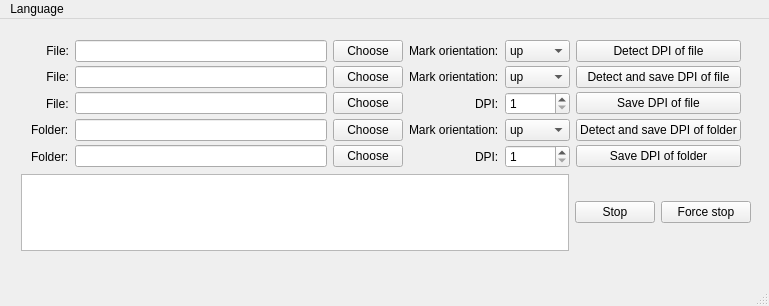
<?xml version="1.0" encoding="UTF-8"?>
<ui version="4.0">
 <class>openDPIdetectorGui</class>
 <widget class="QMainWindow" name="openDPIdetectorGui">
  <property name="enabled">
   <bool>true</bool>
  </property>
  <property name="geometry">
   <rect>
    <x>0</x>
    <y>0</y>
    <width>769</width>
    <height>306</height>
   </rect>
  </property>
  <property name="sizePolicy">
   <sizepolicy hsizetype="Fixed" vsizetype="Fixed">
    <horstretch>0</horstretch>
    <verstretch>0</verstretch>
   </sizepolicy>
  </property>
  <property name="minimumSize">
   <size>
    <width>769</width>
    <height>306</height>
   </size>
  </property>
  <property name="maximumSize">
   <size>
    <width>769</width>
    <height>306</height>
   </size>
  </property>
  <property name="windowTitle">
   <string notr="true">Open DPI Detector</string>
  </property>
  <widget class="QWidget" name="centralWidget">
   <widget class="QWidget" name="verticalLayoutWidget">
    <property name="geometry">
     <rect>
      <x>10</x>
      <y>10</y>
      <width>752</width>
      <height>233</height>
     </rect>
    </property>
    <layout class="QVBoxLayout" name="verticalLayout">
     <item>
      <layout class="QGridLayout" name="gridLayout">
       <property name="sizeConstraint">
        <enum>QLayout::SetNoConstraint</enum>
       </property>
       <property name="leftMargin">
        <number>10</number>
       </property>
       <property name="rightMargin">
        <number>10</number>
       </property>
       <property name="horizontalSpacing">
        <number>6</number>
       </property>
       <property name="verticalSpacing">
        <number>4</number>
       </property>
       <item row="1" column="0" alignment="Qt::AlignRight">
        <widget class="QLabel" name="dwFiLabel">
         <property name="text">
          <string>File:</string>
         </property>
         <property name="alignment">
          <set>Qt::AlignRight|Qt::AlignTrailing|Qt::AlignVCenter</set>
         </property>
        </widget>
       </item>
       <item row="2" column="5">
        <widget class="QPushButton" name="wFiActionButton">
         <property name="minimumSize">
          <size>
           <width>160</width>
           <height>0</height>
          </size>
         </property>
         <property name="maximumSize">
          <size>
           <width>180</width>
           <height>16777215</height>
          </size>
         </property>
         <property name="text">
          <string>Save DPI of file</string>
         </property>
        </widget>
       </item>
       <item row="2" column="0" alignment="Qt::AlignRight">
        <widget class="QLabel" name="wFiLabel">
         <property name="text">
          <string>File:</string>
         </property>
        </widget>
       </item>
       <item row="2" column="1">
        <widget class="QLineEdit" name="wFiLineEdit">
         <property name="readOnly">
          <bool>true</bool>
         </property>
        </widget>
       </item>
       <item row="0" column="0" alignment="Qt::AlignRight">
        <widget class="QLabel" name="dFiLabel">
         <property name="text">
          <string>File:</string>
         </property>
         <property name="alignment">
          <set>Qt::AlignRight|Qt::AlignTrailing|Qt::AlignVCenter</set>
         </property>
        </widget>
       </item>
       <item row="2" column="3" alignment="Qt::AlignRight">
        <widget class="QLabel" name="wFiDpiLabel">
         <property name="text">
          <string>DPI:</string>
         </property>
        </widget>
       </item>
       <item row="3" column="4">
        <widget class="QComboBox" name="dwFoOrientationComboBox">
         <property name="minimumSize">
          <size>
           <width>65</width>
           <height>0</height>
          </size>
         </property>
         <property name="maximumSize">
          <size>
           <width>16777215</width>
           <height>16777215</height>
          </size>
         </property>
         <property name="whatsThis">
          <string notr="true"/>
         </property>
         <item>
          <property name="text">
           <string>up</string>
          </property>
         </item>
         <item>
          <property name="text">
           <string>right</string>
          </property>
         </item>
         <item>
          <property name="text">
           <string>down</string>
          </property>
         </item>
         <item>
          <property name="text">
           <string>left</string>
          </property>
         </item>
        </widget>
       </item>
       <item row="3" column="1">
        <widget class="QLineEdit" name="dwFoLineEdit">
         <property name="readOnly">
          <bool>true</bool>
         </property>
        </widget>
       </item>
       <item row="3" column="2">
        <widget class="QPushButton" name="dwFoChooseButton">
         <property name="maximumSize">
          <size>
           <width>70</width>
           <height>16777215</height>
          </size>
         </property>
         <property name="text">
          <string>Choose</string>
         </property>
        </widget>
       </item>
       <item row="3" column="5">
        <widget class="QPushButton" name="dwFoActionButton">
         <property name="minimumSize">
          <size>
           <width>160</width>
           <height>0</height>
          </size>
         </property>
         <property name="maximumSize">
          <size>
           <width>180</width>
           <height>16777215</height>
          </size>
         </property>
         <property name="text">
          <string>Detect and save DPI of folder</string>
         </property>
        </widget>
       </item>
       <item row="1" column="5">
        <widget class="QPushButton" name="dwFiActionButton">
         <property name="minimumSize">
          <size>
           <width>160</width>
           <height>0</height>
          </size>
         </property>
         <property name="maximumSize">
          <size>
           <width>180</width>
           <height>16777215</height>
          </size>
         </property>
         <property name="text">
          <string>Detect and save DPI of file</string>
         </property>
        </widget>
       </item>
       <item row="1" column="4">
        <widget class="QComboBox" name="dwFiOrientationComboBox">
         <property name="minimumSize">
          <size>
           <width>65</width>
           <height>0</height>
          </size>
         </property>
         <property name="maximumSize">
          <size>
           <width>16777215</width>
           <height>16777215</height>
          </size>
         </property>
         <property name="whatsThis">
          <string notr="true"/>
         </property>
         <item>
          <property name="text">
           <string>up</string>
          </property>
         </item>
         <item>
          <property name="text">
           <string>right</string>
          </property>
         </item>
         <item>
          <property name="text">
           <string>down</string>
          </property>
         </item>
         <item>
          <property name="text">
           <string>left</string>
          </property>
         </item>
        </widget>
       </item>
       <item row="4" column="3" alignment="Qt::AlignRight">
        <widget class="QLabel" name="wFoDpiLabel">
         <property name="text">
          <string>DPI:</string>
         </property>
        </widget>
       </item>
       <item row="2" column="2">
        <widget class="QPushButton" name="wFiChooseButton">
         <property name="maximumSize">
          <size>
           <width>70</width>
           <height>16777215</height>
          </size>
         </property>
         <property name="text">
          <string>Choose</string>
         </property>
        </widget>
       </item>
       <item row="3" column="3" alignment="Qt::AlignRight">
        <widget class="QLabel" name="dwFoOrientationLabel">
         <property name="text">
          <string>Mark orientation:</string>
         </property>
        </widget>
       </item>
       <item row="0" column="5">
        <widget class="QPushButton" name="dFiActionButton">
         <property name="minimumSize">
          <size>
           <width>160</width>
           <height>0</height>
          </size>
         </property>
         <property name="maximumSize">
          <size>
           <width>180</width>
           <height>16777215</height>
          </size>
         </property>
         <property name="text">
          <string>Detect DPI of file</string>
         </property>
        </widget>
       </item>
       <item row="4" column="2">
        <widget class="QPushButton" name="wFoChooseButton">
         <property name="maximumSize">
          <size>
           <width>70</width>
           <height>16777215</height>
          </size>
         </property>
         <property name="text">
          <string>Choose</string>
         </property>
        </widget>
       </item>
       <item row="4" column="1">
        <widget class="QLineEdit" name="wFoLineEdit">
         <property name="readOnly">
          <bool>true</bool>
         </property>
        </widget>
       </item>
       <item row="1" column="3" alignment="Qt::AlignRight">
        <widget class="QLabel" name="dwFiOrientationLabel">
         <property name="text">
          <string>Mark orientation:</string>
         </property>
        </widget>
       </item>
       <item row="4" column="5">
        <widget class="QPushButton" name="wFoActionButton">
         <property name="minimumSize">
          <size>
           <width>160</width>
           <height>0</height>
          </size>
         </property>
         <property name="maximumSize">
          <size>
           <width>180</width>
           <height>16777215</height>
          </size>
         </property>
         <property name="text">
          <string>Save DPI of folder</string>
         </property>
        </widget>
       </item>
       <item row="4" column="0" alignment="Qt::AlignRight">
        <widget class="QLabel" name="wFoLabel">
         <property name="text">
          <string>Folder:</string>
         </property>
        </widget>
       </item>
       <item row="0" column="2">
        <widget class="QPushButton" name="dFiChooseButton">
         <property name="maximumSize">
          <size>
           <width>70</width>
           <height>16777215</height>
          </size>
         </property>
         <property name="text">
          <string>Choose</string>
         </property>
        </widget>
       </item>
       <item row="0" column="3" alignment="Qt::AlignRight">
        <widget class="QLabel" name="dFiOrientationLabel">
         <property name="text">
          <string>Mark orientation:</string>
         </property>
        </widget>
       </item>
       <item row="0" column="4">
        <widget class="QComboBox" name="dFiOrientationComboBox">
         <property name="minimumSize">
          <size>
           <width>65</width>
           <height>0</height>
          </size>
         </property>
         <property name="maximumSize">
          <size>
           <width>16777215</width>
           <height>16777215</height>
          </size>
         </property>
         <property name="whatsThis">
          <string notr="true"/>
         </property>
         <item>
          <property name="text">
           <string>up</string>
          </property>
         </item>
         <item>
          <property name="text">
           <string>right</string>
          </property>
         </item>
         <item>
          <property name="text">
           <string>down</string>
          </property>
         </item>
         <item>
          <property name="text">
           <string>left</string>
          </property>
         </item>
        </widget>
       </item>
       <item row="1" column="1">
        <widget class="QLineEdit" name="dwFiLineEdit">
         <property name="enabled">
          <bool>true</bool>
         </property>
         <property name="readOnly">
          <bool>true</bool>
         </property>
        </widget>
       </item>
       <item row="1" column="2">
        <widget class="QPushButton" name="dwFiChooseButton">
         <property name="maximumSize">
          <size>
           <width>70</width>
           <height>16777215</height>
          </size>
         </property>
         <property name="text">
          <string>Choose</string>
         </property>
        </widget>
       </item>
       <item row="2" column="4">
        <widget class="QSpinBox" name="wFiDpiSpinBox">
         <property name="whatsThis">
          <string notr="true"/>
         </property>
         <property name="minimum">
          <number>1</number>
         </property>
         <property name="maximum">
          <number>65535</number>
         </property>
         <property name="value">
          <number>1</number>
         </property>
        </widget>
       </item>
       <item row="4" column="4">
        <widget class="QSpinBox" name="wFoDpiSpinBox">
         <property name="whatsThis">
          <string notr="true"/>
         </property>
         <property name="minimum">
          <number>1</number>
         </property>
         <property name="maximum">
          <number>65535</number>
         </property>
         <property name="value">
          <number>1</number>
         </property>
        </widget>
       </item>
       <item row="0" column="1">
        <widget class="QLineEdit" name="dFiLineEdit">
         <property name="readOnly">
          <bool>true</bool>
         </property>
        </widget>
       </item>
       <item row="3" column="0" alignment="Qt::AlignRight">
        <widget class="QLabel" name="dwFoLabel">
         <property name="text">
          <string>Folder:</string>
         </property>
        </widget>
       </item>
      </layout>
     </item>
     <item>
      <layout class="QGridLayout" name="gridLayout_4">
       <item row="0" column="1">
        <widget class="QTextBrowser" name="outputTextBrowser">
         <property name="undoRedoEnabled">
          <bool>false</bool>
         </property>
         <property name="html">
          <string notr="true">&lt;!DOCTYPE HTML PUBLIC &quot;-//W3C//DTD HTML 4.0//EN&quot; &quot;http://www.w3.org/TR/REC-html40/strict.dtd&quot;&gt;
&lt;html&gt;&lt;head&gt;&lt;meta name=&quot;qrichtext&quot; content=&quot;1&quot; /&gt;&lt;style type=&quot;text/css&quot;&gt;
p, li { white-space: pre-wrap; }
&lt;/style&gt;&lt;/head&gt;&lt;body style=&quot; font-family:'MS Shell Dlg 2'; font-size:8.25pt; font-weight:400; font-style:normal;&quot;&gt;
&lt;p style=&quot;-qt-paragraph-type:empty; margin-top:0px; margin-bottom:0px; margin-left:0px; margin-right:0px; -qt-block-indent:0; text-indent:0px; font-size:8pt;&quot;&gt;&lt;br /&gt;&lt;/p&gt;&lt;/body&gt;&lt;/html&gt;</string>
         </property>
         <property name="acceptRichText">
          <bool>false</bool>
         </property>
         <property name="cursorWidth">
          <number>3</number>
         </property>
         <property name="textInteractionFlags">
          <set>Qt::TextSelectableByMouse</set>
         </property>
         <property name="openLinks">
          <bool>false</bool>
         </property>
        </widget>
       </item>
       <item row="0" column="3">
        <widget class="QPushButton" name="forceCancelButton">
         <property name="minimumSize">
          <size>
           <width>90</width>
           <height>0</height>
          </size>
         </property>
         <property name="text">
          <string>Force stop</string>
         </property>
        </widget>
       </item>
       <item row="0" column="2">
        <widget class="QPushButton" name="cancelButton">
         <property name="minimumSize">
          <size>
           <width>80</width>
           <height>0</height>
          </size>
         </property>
         <property name="text">
          <string>Stop</string>
         </property>
        </widget>
       </item>
      </layout>
     </item>
    </layout>
   </widget>
  </widget>
  <widget class="QMenuBar" name="menuBar">
   <property name="geometry">
    <rect>
     <x>0</x>
     <y>0</y>
     <width>769</width>
     <height>21</height>
    </rect>
   </property>
   <widget class="QMenu" name="menuLanguage">
    <property name="title">
     <string>Language</string>
    </property>
   </widget>
   <addaction name="menuLanguage"/>
  </widget>
  <widget class="QStatusBar" name="statusBar"/>
 </widget>
 <layoutdefault spacing="6" margin="11"/>
 <resources/>
 <connections/>
</ui>
